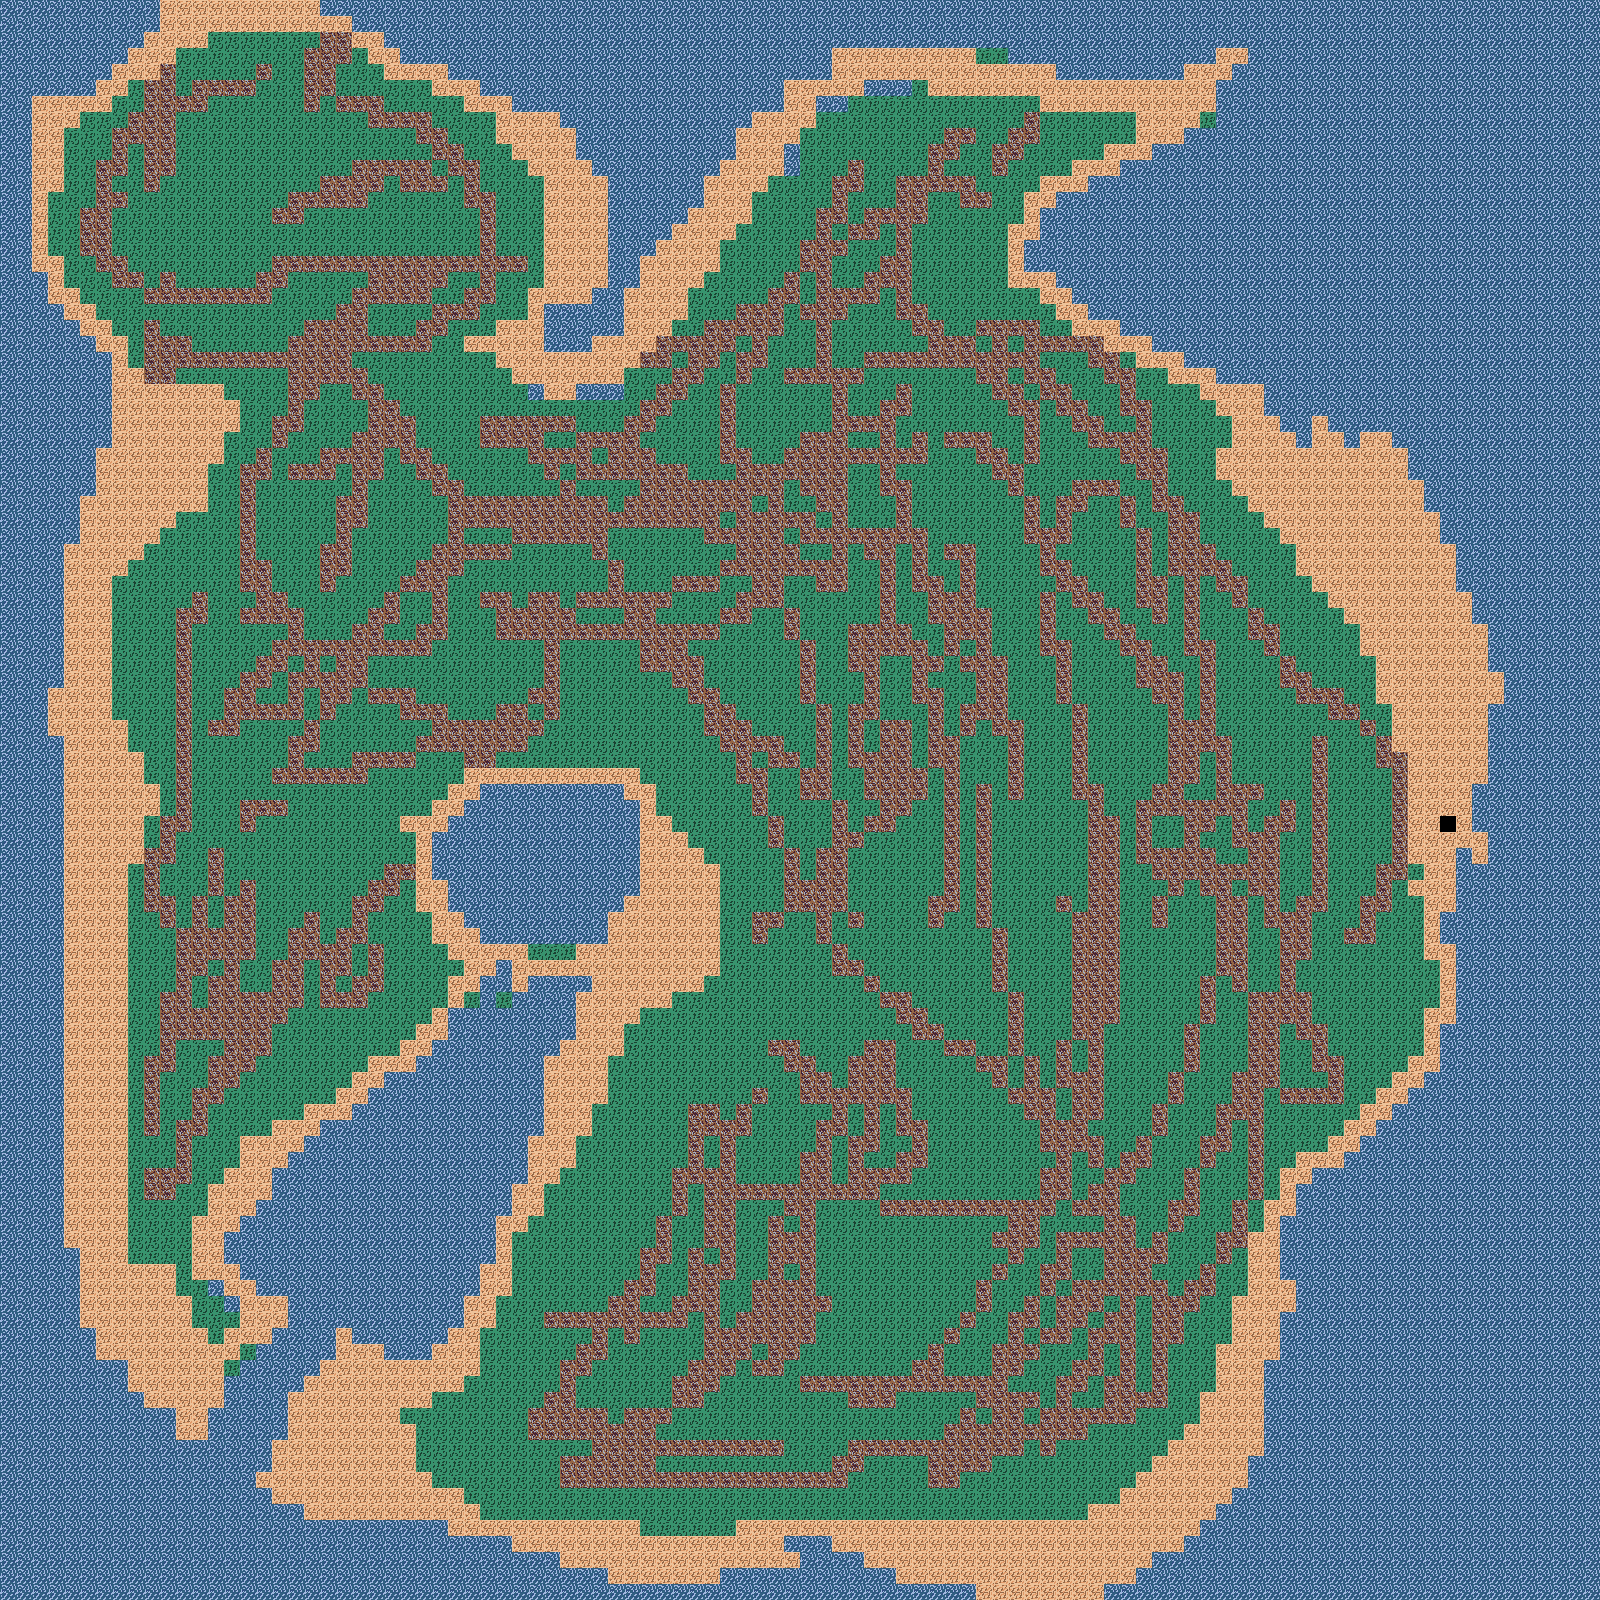

This game map was drawn from its Tiled (.tmx) file and the tilesets committed beside it. A one-line description and the trimmed map source follow:
An orthogonal 100x100 tile map with 16x16 px tiles, 1 tile layer (Ground), 1 hidden layer not drawn and 1 object (player_spawn).

<map version="1.10" tiledversion="1.12.2" orientation="orthogonal" renderorder="right-down" width="100" height="100" tilewidth="16" tileheight="16" infinite="0" nextlayerid="4" nextobjectid="2">
 <tileset firstgid="1" source="../tilesets/test_tiles.tsx" />
 <layer id="1" name="Ground" width="100" height="100">
  <data>[10000 cells, 9999 non-empty, 4 distinct tile ids]</data>
 </layer>
 <objectgroup id="3" name="Objects">
  <object id="1" name="player_spawn" x="355.333" y="248.667">
   <point />
  </object>
 </objectgroup>
 <layer id="2" name="Collision" width="100" height="100" visible="0">
  <data>[10000 cells, 303 non-empty, 1 distinct tile ids]</data>
 </layer>
</map>
